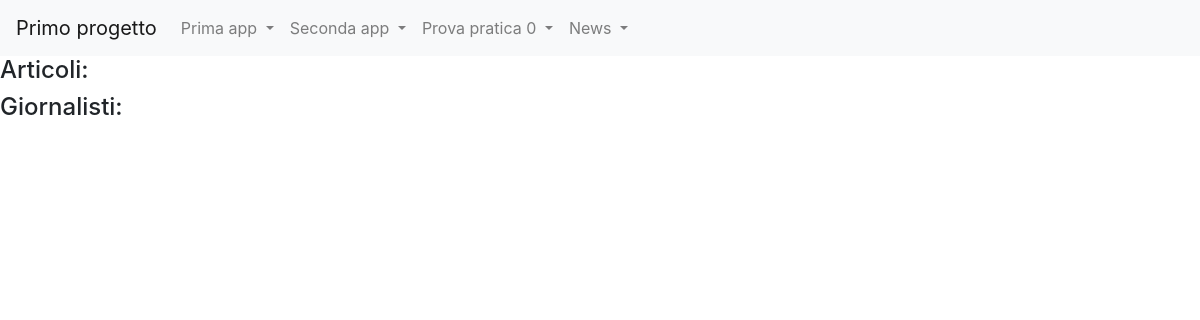
The page /news/home on the database as committed earlier.
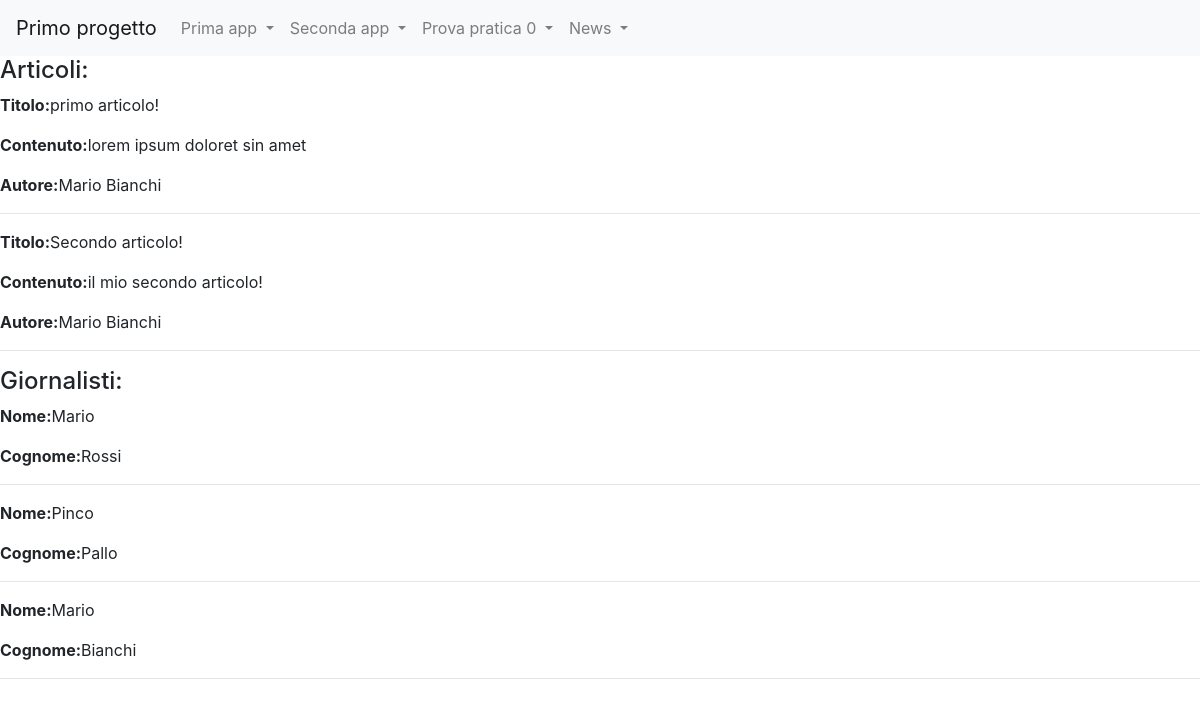
The same page on the database as committed later.
### news/models.py (models this page shows)
class Articolo(models.Model):
    titolo= models.CharField(max_length=100)
    contenuto= models.TextField()
    giornalista= models.ForeignKey(Giornalista, on_delete=models.CASCADE, related_name="articoli")
    def __str__(self):
        return self.titolo

class Giornalista(models.Model):
    nome= models.CharField(max_length=20)
    cognome= models.CharField(max_length=20)
    def __str__(self):
        return self.nome+" "+self.cognome

### news/views.py (the view)
# urls.py: path('home',home,name="homepage"),
def home(request):
    articoli= Articolo.objects.all()
    giornalisti= Giornalista.objects.all()
    context={"articoli": articoli, "giornalisti": giornalisti}
    print (context)
    return render(request, "news/homepage.html", context)

### news/templates/news/homepage.html (shortened to what this page needs)
{% extends 'base.html' %}
{% block content %}
    <h4>Articoli:</h4>
    {% for articolo in articoli %}
        <p><strong>Titolo:</strong>{{articolo.titolo}}</p>
        <p><strong>Contenuto:</strong>{{articolo.contenuto}}</p>
        <p><strong>Autore:</strong>{{articolo.giornalista}}</p>
        <hr>
    {% endfor %}
    <h4>Giornalisti:</h4>
    {% for giornalista in giornalisti %}
        <p><strong>Nome:</strong>{{giornalista.nome}}</p>
        <p><strong>Cognome:</strong>{{giornalista.cognome}}</p>
        <hr>
     {% endfor %}
{% endblock content %}

### templates/base.html (shortened to what this page needs)
<!doctype html>
 {% load static %}
<html lang="en">
  <head>
    <link rel="stylesheet" href="https://cdn.jsdelivr.net/npm/bootstrap@4.5.3/dist/css/bootstrap.min.css">
  </head>
  <body>
    <nav class="navbar navbar-expand-lg navbar-light bg-light">
  <a class="navbar-brand" href="/">Primo progetto</a>
  <div class="collapse navbar-collapse" id="navbarNavDropdown">
    <ul class="navbar-nav">
      <li class="nav-item dropdown">
        <a class="nav-link dropdown-toggle" href="#" id="navbarDropdownMenuLink" role="button" data-toggle="dropdown" aria-haspopup="true" aria-expanded="false">
          Prima app
        </a>
      </li>
      <li class="nav-item dropdown">
        <a class="nav-link dropdown-toggle" href="#" id="navbarDropdownMenuLink" role="button" data-toggle="dropdown" aria-haspopup="true" aria-expanded="false">
          Seconda app
        </a>
      </li>
      <li class="nav-item dropdown">
        <a class="nav-link dropdown-toggle" href="#" id="navbarDropdownMenuLink" role="button" data-toggle="dropdown" aria-haspopup="true" aria-expanded="false">
          Prova pratica 0
        </a>
         <li class="nav-item dropdown">
        <a class="nav-link dropdown-toggle" href="#" id="navbarDropdownMenuLink" role="button" data-toggle="dropdown" aria-haspopup="true" aria-expanded="false">
          News
        </a>
      </li>
    </ul>
  </div>
</nav>
{% block content%}
{% endblock content %}
  </body>
</html>

Rows that differ between the two databases and show on the page:
added Articolo: titolo "primo articolo!", contenuto "lorem ipsum doloret sin amet", giornalista "Mario Bianchi"
added Articolo: titolo "Secondo articolo!", contenuto "il mio secondo articolo!", giornalista "Mario Bianchi"
added Giornalista: nome "Mario", cognome "Rossi"
added Giornalista: nome "Pinco", cognome "Pallo"
added Giornalista: nome "Mario", cognome "Bianchi"
